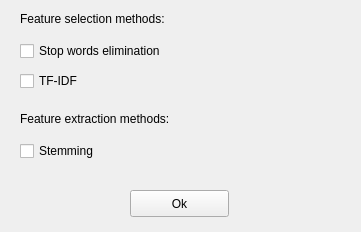
<?xml version="1.0" encoding="UTF-8"?>
<ui version="4.0">
 <class>SelectFeatureDialog</class>
 <widget class="QDialog" name="SelectFeatureDialog">
  <property name="geometry">
   <rect>
    <x>0</x>
    <y>0</y>
    <width>361</width>
    <height>232</height>
   </rect>
  </property>
  <property name="windowTitle">
   <string>Newsy</string>
  </property>
  <widget class="QLabel" name="label">
   <property name="geometry">
    <rect>
     <x>20</x>
     <y>10</y>
     <width>191</width>
     <height>17</height>
    </rect>
   </property>
   <property name="text">
    <string>Feature selection methods:</string>
   </property>
  </widget>
  <widget class="QLabel" name="label_2">
   <property name="geometry">
    <rect>
     <x>20</x>
     <y>110</y>
     <width>201</width>
     <height>17</height>
    </rect>
   </property>
   <property name="text">
    <string>Feature extraction methods:</string>
   </property>
  </widget>
  <widget class="QCheckBox" name="checkBox">
   <property name="geometry">
    <rect>
     <x>20</x>
     <y>40</y>
     <width>191</width>
     <height>22</height>
    </rect>
   </property>
   <property name="text">
    <string>Stop words elimination</string>
   </property>
  </widget>
  <widget class="QCheckBox" name="checkBox_2">
   <property name="geometry">
    <rect>
     <x>20</x>
     <y>70</y>
     <width>98</width>
     <height>22</height>
    </rect>
   </property>
   <property name="text">
    <string>TF-IDF</string>
   </property>
  </widget>
  <widget class="QCheckBox" name="checkBox_3">
   <property name="geometry">
    <rect>
     <x>20</x>
     <y>140</y>
     <width>191</width>
     <height>22</height>
    </rect>
   </property>
   <property name="text">
    <string>Stemming</string>
   </property>
  </widget>
  <widget class="QPushButton" name="pushButton">
   <property name="geometry">
    <rect>
     <x>130</x>
     <y>190</y>
     <width>99</width>
     <height>27</height>
    </rect>
   </property>
   <property name="text">
    <string>Ok</string>
   </property>
   <property name="autoDefault">
    <bool>false</bool>
   </property>
  </widget>
 </widget>
 <resources/>
 <connections/>
</ui>
